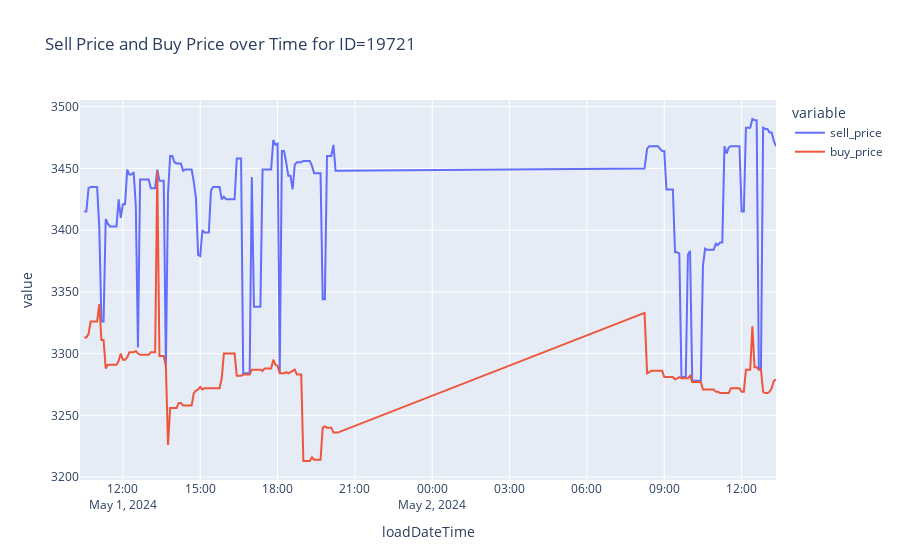

The notebook cell saved with this chart:
### Code cell
import pandas as pd
import plotly.express as px

# Load data from master CSV file into a DataFrame
df = pd.read_csv("master_data_v2.csv")

# Convert 'lastUpdate' column to datetime
df['lastUpdate'] = pd.to_datetime(df['lastUpdate'])

# Filter data for ID=19721
filtered_df = df[df['id'] == 19721]

# Line chart
fig = px.line(filtered_df, x='loadDateTime', y=['sell_price', 'buy_price'], title='Sell Price and Buy Price over Time for ID=19721')
fig.update_xaxes(type='date')
fig.show()

### Figure 1 — Plotly figure (JSON) as saved in the notebook; plotly's stock layout.template omitted (floating-point values rounded to 4 significant figures; data arrays with more than 128 entries replaced by an {"elided": "..."} marker saying what was removed)
{"data": [{"hovertemplate": "variable=sell_price<br>loadDateTime=%{x}<br>value=%{y}<extra></extra>", "legendgroup": "sell_price", "line": {"color": "#636efa", "dash": "solid"}, "marker": {"symbol": "circle"}, "mode": "lines", "name": "sell_price", "orientation": "v", "showlegend": true, "type": "scatter", "x": {"elided": "183 str values"}, "xaxis": "x", "y": {"elided": "183 int values"}, "yaxis": "y"}, {"hovertemplate": "variable=buy_price<br>loadDateTime=%{x}<br>value=%{y}<extra></extra>", "legendgroup": "buy_price", "line": {"color": "#EF553B", "dash": "solid"}, "marker": {"symbol": "circle"}, "mode": "lines", "name": "buy_price", "orientation": "v", "showlegend": true, "type": "scatter", "x": {"elided": "183 str values"}, "xaxis": "x", "y": {"elided": "183 int values"}, "yaxis": "y"}], "layout": {"legend": {"title": {"text": "variable"}, "tracegroupgap": 0}, "title": {"text": "Sell Price and Buy Price over Time for ID=19721"}, "xaxis": {"anchor": "y", "domain": [0, 1], "title": {"text": "loadDateTime"}, "type": "date"}, "yaxis": {"anchor": "x", "domain": [0, 1], "title": {"text": "value"}}}}
